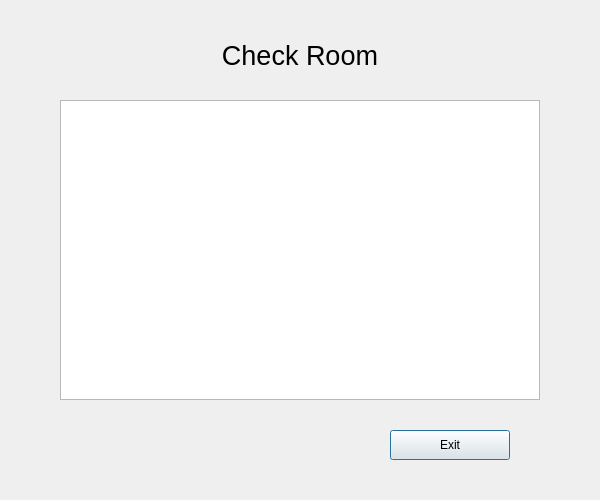
<?xml version="1.0" encoding="UTF-8"?>
<ui version="4.0">
 <class>HtlCheckRoomPage</class>
 <widget class="QDialog" name="HtlCheckRoomPage">
  <property name="geometry">
   <rect>
    <x>0</x>
    <y>0</y>
    <width>600</width>
    <height>500</height>
   </rect>
  </property>
  <property name="windowTitle">
   <string>Dialog</string>
  </property>
  <widget class="QLabel" name="label_top">
   <property name="geometry">
    <rect>
     <x>150</x>
     <y>30</y>
     <width>300</width>
     <height>50</height>
    </rect>
   </property>
   <property name="font">
    <font>
     <pointsize>20</pointsize>
    </font>
   </property>
   <property name="text">
    <string>Check Room</string>
   </property>
   <property name="alignment">
    <set>Qt::AlignCenter</set>
   </property>
  </widget>
  <widget class="QTableView" name="tableView">
   <property name="geometry">
    <rect>
     <x>60</x>
     <y>100</y>
     <width>480</width>
     <height>300</height>
    </rect>
   </property>
  </widget>
  <widget class="QPushButton" name="ExitBtn">
   <property name="geometry">
    <rect>
     <x>390</x>
     <y>430</y>
     <width>120</width>
     <height>30</height>
    </rect>
   </property>
   <property name="text">
    <string>Exit</string>
   </property>
  </widget>
 </widget>
 <resources/>
 <connections/>
</ui>
